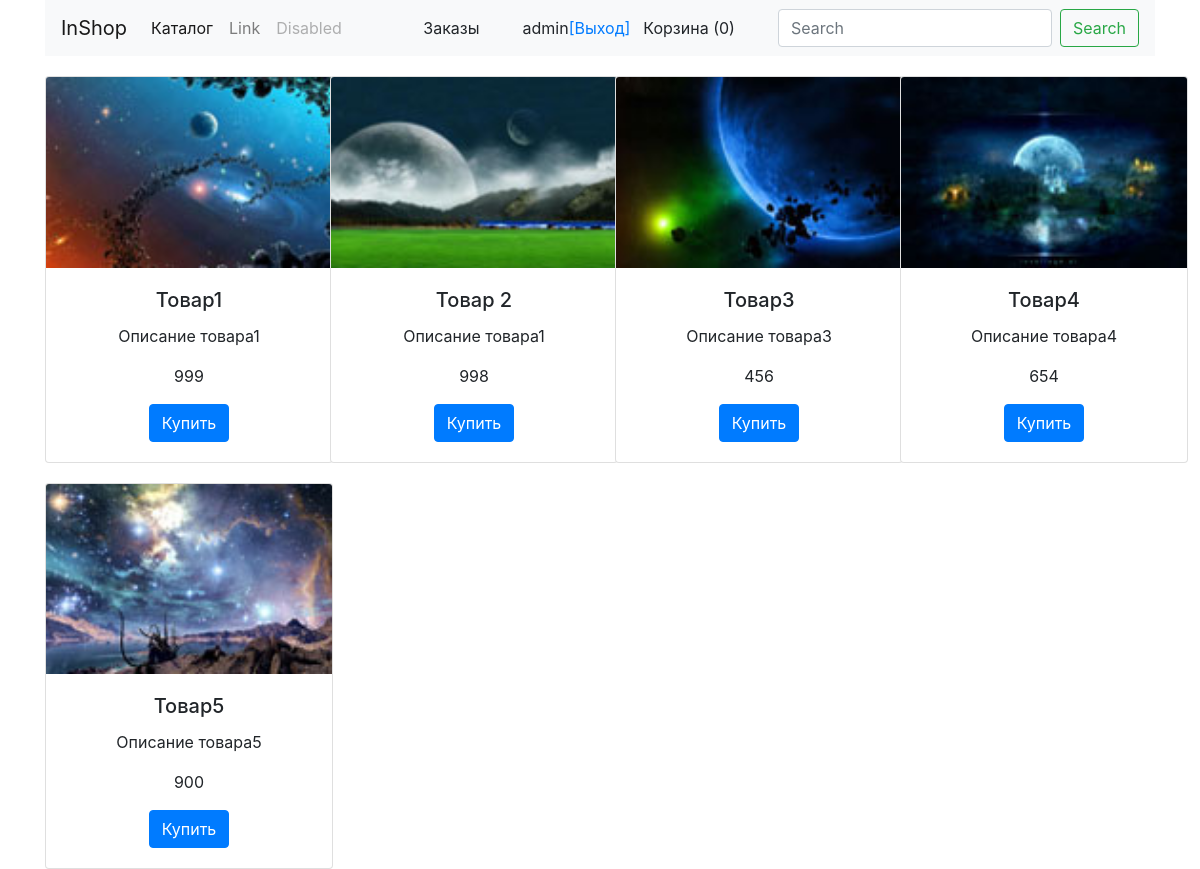
The app's page /product/catalog (signed in), older data.
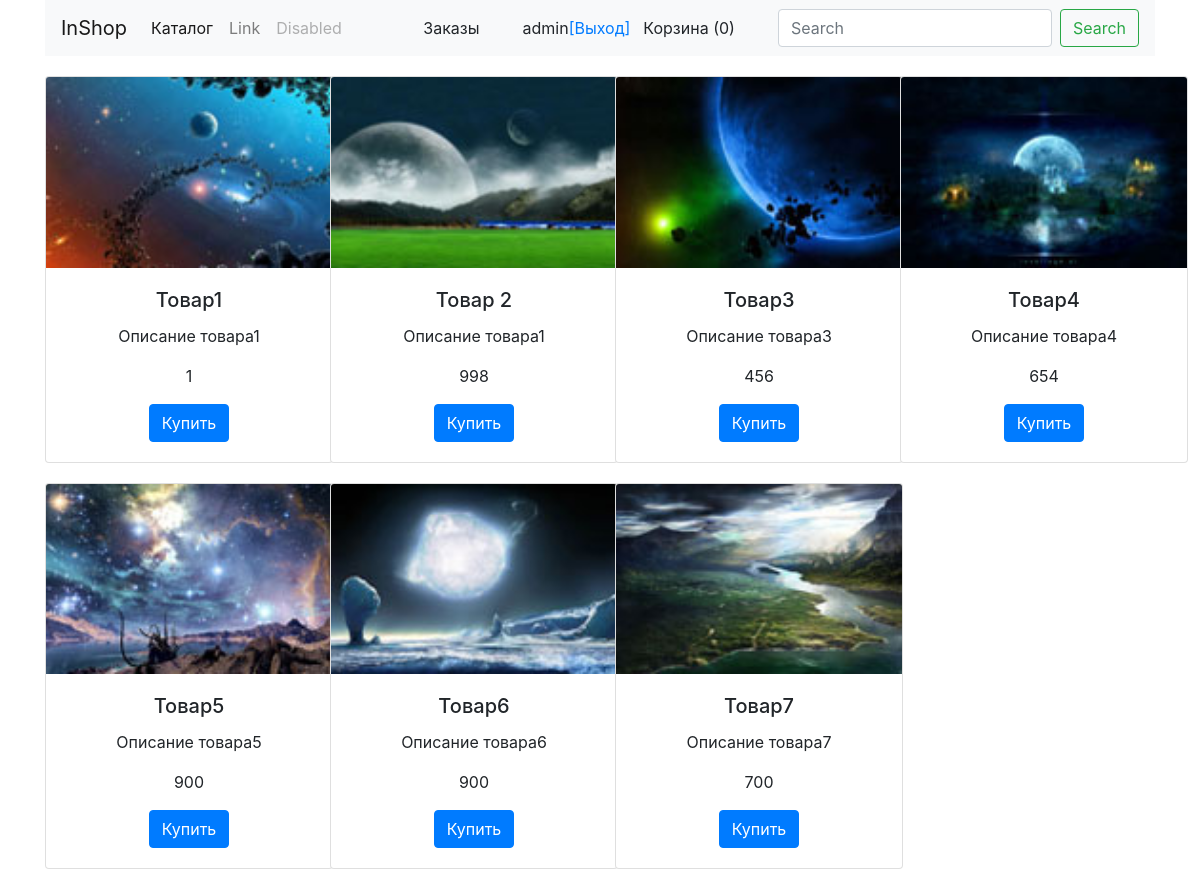
The same page, newer data.
### tables this page shows
CREATE TABLE `products` (
  `id_product` int(11) NOT NULL,
  `name_product` text NOT NULL,
  `price` decimal(10,0) NOT NULL,
  `img` text NOT NULL,
  `id_unit` int(11) NOT NULL,
  `id_product_type` int(11) NOT NULL,
  `id_product_category` int(11) NOT NULL,
  `description` text NOT NULL
);

### public/index.php (called while the page is built, shortened)
<?
require_once '../config/main.php';
$config = include __DIR__ . "/../config/config.php";
try {
    App::call()->run($config);
} catch (Exception $e) {
    var_dump($e);
}

### traits/Tsingletone.php (called while the page is built, shortened)
<?php
trait Tsingletone
{
    private static $instance = null;
    public static function getInstance() {
        if (is_null(static::$instance)) {
            static::$instance = new static();
        }
        return self::$instance;
    }
}

### engine/Storage.php (called while the page is built, shortened)
<?php
class Storage
{
    protected $items = [];
    public function get($key)
    {
        if(!isset($this->items[$key])){
            $this->items[$key] = App::call()->createComponent($key);
        }
        return $this->items[$key];
    }
}

### models/Repository.php (called while the page is built, shortened)
<?php
abstract class Repository
{
    public function __construct()
    {
        $this->db = Db::getInstance();
    }
}

### models/repositories/ProductsRepository.php (called while the page is built, shortened)
<?php
class ProductsRepository extends Repository
{
    public function getAll(){
        $sql = "SELECT id_product, name_product, `price`, `img`, `description` FROM products as p, units as u, product_category as c, product_types as t WHERE p.id_unit=u.id_unit AND p.id_product_category = c.id_product_category AND p.id_product_type = t.id_product_type";
        $result = $this->db->queryAll($sql);
        return $result;
    }
}

### engine/Db.php (called while the page is built, shortened)
<?php
class Db
{
    private $config = [
        'driver' => 'mysql',
        'host' => 'localhost',
        'login' => 'root',
        'password' => '',
        'database' => 'inshopdb',
        'charset' => 'utf8'
    ];
    private $connection = null;
    private function getConnection() {
        if (is_null($this->connection)) {
            $this->connection = new \PDO($this->prepareDsnString(),
                $this->config['login'],
                $this->config['password']
                );
        }
        $this->connection->setAttribute(\PDO::ATTR_DEFAULT_FETCH_MODE, \PDO::FETCH_ASSOC);
        return $this->connection;
    }
    private function prepareDsnString() {
        return sprintf("%s:host=%s;dbname=%s;charset=%s",
            $this->config['driver'],
            $this->config['host'],
            $this->config['database'],
            $this->config['charset']
        );
    }
    private function query($sql, $params) {
        $stmt = $this->getConnection()->prepare($sql);
        $stmt->execute($params);
        return $stmt;
    }
    public function queryAll($sql, $params = []) {
        return $this->query($sql, $params)->fetchAll();
    }
}

### views/catalog.php (the view, shortened to what this page needs)
<div class="row">
    <? foreach ($products as $product):?>
    <div class="col-lg-3 col-md-4 col-6 ">
            <div class="card card-catalog" style="width: 18rem;">
                <a href="/product/card/?id=<?=$product['id_product']?>">
                    <img src="<?=IMG_SMALL . $product['img'][0]?>" class="card-img-top card-img-top-catalog" alt="...">
                </a>
                <div class="card-body">
                    <h5 class="card-title">
                        <?=$product['name_product']?>
                    </h5>
                    <p class="card-text">
                        <?=$product['description']?>
                    </p>
                    <p class="card-text">
                        <?=$product['price']?>
                    </p>
                    <a href="/cart/add/?id=<?=$product['id_product']?>" class="btn btn-primary">
                        Купить
                    </a>
                </div>
            </div>
    </div>
    <?endforeach;?>
</div>

Row changes from the older to the newer data that the page shows:
changed products "Товар1": price "999" → "1"
added products: shows a picture, name_product "Товар6", description "Описание товара6", price "900"
added products: shows a picture, name_product "Товар7", description "Описание товара7", price "700"
